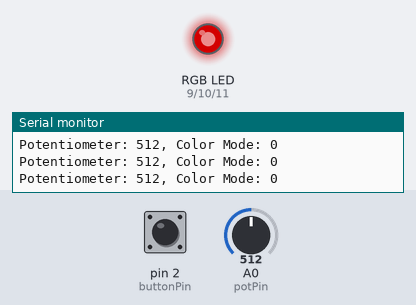
The sketch below on a simulated Arduino Uno, built with avr-gcc and run on an emulated ATmega328P. Parts: an RGB LED mixed from three pins (HIGH = lit), the last lines printed to the serial monitor. The inputs (shaded band) are chosen by the test bench; at power-on: A0 (potPin) = 512, pin 2 (buttonPin) HIGH. Dim RGB values are drawn brighter than linear.

Above: at 1.2 s.
1.3 s: A0 (potPin) set to 109
At 2.5 s:
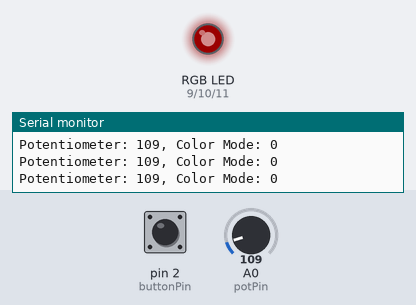
2.8 s: A0 (potPin) set to 94
At 3.6 s:
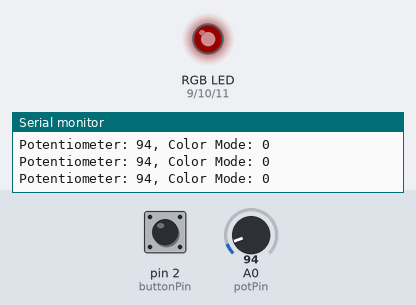
5.8 s: pin 2 (buttonPin) pulled LOW for 0.15 s
At 7.0 s:
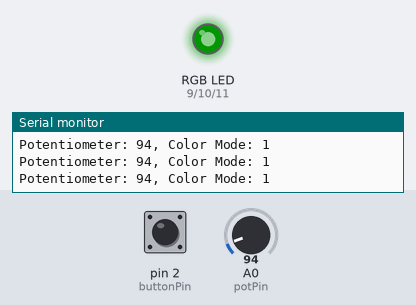
7.4 s: A0 (potPin) set to 11
At 8.1 s:
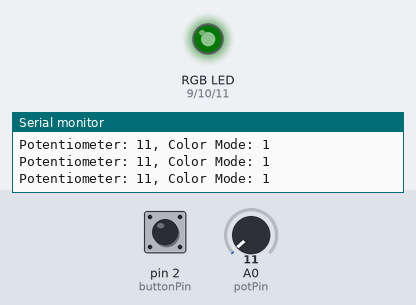
10.4 s: A0 (potPin) set to 8
At 11.8 s:
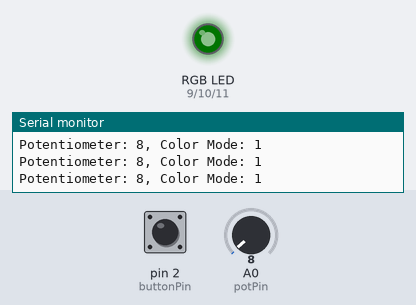
13.4 s: pin 2 (buttonPin) pulled LOW for 1 s
At 14.8 s:
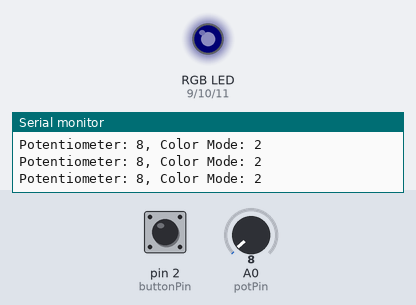
Timing chart, 0 to 16.4 s (numbered marks = the images above; inputs shaded):
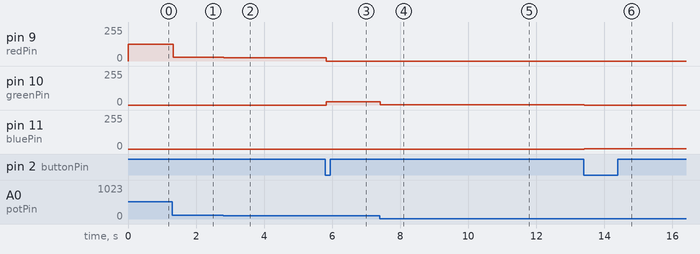

The sketch:

Adjustable_color_light.ino
```cpp
// Pin configurations
const int potPin = A0;    // Analog pin for the potentiometer
const int buttonPin = 2;  // Digital pin for the button
const int redPin = 9;     // PWM pin for the red color of the RGB LED
const int greenPin = 10;  // PWM pin for the green color of the RGB LED
const int bluePin = 11;   // PWM pin for the blue color of the RGB LED

int potValue = 0;        // Variable to store potentiometer value
int buttonState = HIGH;   // Variable to store button state
int lastButtonState = HIGH;  // Variable to store the previous button state

int colorMode = 0;  // 0: Red, 1: Green, 2: Blue

void setup() {
  pinMode(buttonPin, INPUT_PULLUP);  // Initialize button pin as input with internal pull-up resistor
  pinMode(redPin, OUTPUT);           // Initialize redPin as an output
  pinMode(greenPin, OUTPUT);         // Initialize greenPin as an output
  pinMode(bluePin, OUTPUT);          // Initialize bluePin as an output
  Serial.begin(9600);                // Initialize serial communication at 9600 bits per second
}

void loop() {
  // Read the potentiometer value
  potValue = analogRead(potPin);

  // Map the potentiometer value to the range of 0-255 (brightness range)
  int brightness = map(potValue, 0, 1023, 0, 255);

  // Check if the button is pressed
  buttonState = digitalRead(buttonPin);

  if (buttonState == LOW && lastButtonState == HIGH) {
    // Button was pressed, cycle to the next color mode
    colorMode = (colorMode + 1) % 3;
  }

  lastButtonState = buttonState;  // Update the last button state

  // Update the RGB LED based on the selected color mode
  switch (colorMode) {
    case 0:  // Red color
      analogWrite(redPin, brightness);
      analogWrite(greenPin, 0);
      analogWrite(bluePin, 0);
      break;
    case 1:  // Green color
      analogWrite(redPin, 0);
      analogWrite(greenPin, brightness);
      analogWrite(bluePin, 0);
      break;
    case 2:  // Blue color
      analogWrite(redPin, 0);
      analogWrite(greenPin, 0);
      analogWrite(bluePin, brightness);
      break;
  }

  // Print potentiometer and color mode values to serial monitor
  Serial.print("Potentiometer: ");
  Serial.print(potValue);
  Serial.print(", Color Mode: ");
  Serial.println(colorMode);

  delay(10);  // Small delay for stability
}
```

Measured:
- after the input at 1.3 s, pin 9 (redPin): 127/255 → 27/255 at once
- after the input at 2.8 s, pin 9 (redPin): 27/255 → 23/255 at once
- after the input at 5.8 s, pin 9 (redPin): 23/255 → 0/255 at once; pin 10 (greenPin): 0/255 → 23/255 at once
- after the input at 7.4 s, pin 10 (greenPin): 23/255 → 2/255 at once
- after the input at 10.4 s, pin 10 (greenPin): 2/255 → 1/255 at once
- after the input at 13.4 s, pin 10 (greenPin): 1/255 → 0/255 at once; pin 11 (bluePin): 0/255 → 1/255 at once
